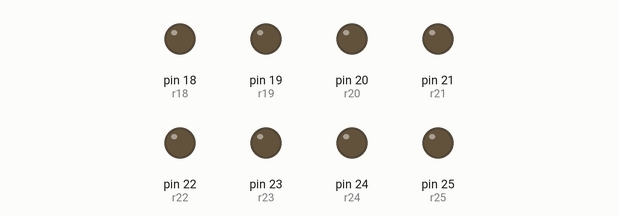
Simulated run of this sketch. Board: Arduino Mega 2560, built with avr-gcc and run on an emulated ATmega2560. Shown: output pins drawn as LEDs (lit = HIGH).

Above: at 0.5 s.
At 3.5 s:
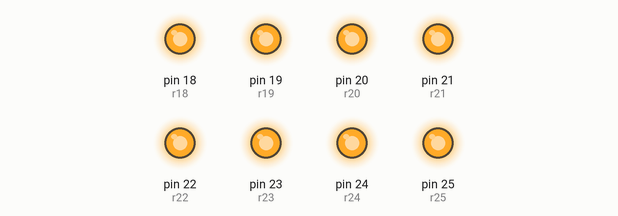
Timing chart, 0 to 4.6 s (numbered marks = the images above):
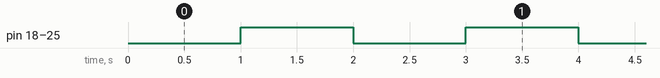

Measured:
- by itself, pin 18 (r18), pin 19 (r19), pin 20 (r20), pin 21 (r21), pin 22 (r22), pin 23 (r23), pin 24 (r24), pin 25 (r25): alternates HIGH for 1.0 s and LOW for 1.0 s

The sketch:

RelayControllerRHL.ino
```cpp
int r18 = 18;
int r19 = 19;
int r20 = 20;
int r21 = 21;
int r22 = 22;
int r23 = 23;
int r24 = 24;
int r25 = 25;

void setup() {
  // put your setup code here, to run once:
  pinMode(r18, OUTPUT);
  pinMode(r19, OUTPUT);
  pinMode(r20, OUTPUT);
  pinMode(r21, OUTPUT);
  pinMode(r22, OUTPUT);
  pinMode(r23, OUTPUT);
  pinMode(r24, OUTPUT);
  pinMode(r25, OUTPUT);
}

void loop() {
  // put your main code here, to run repeatedly:
  digitalWrite(r18, LOW);
  digitalWrite(r19, LOW);
  digitalWrite(r20, LOW);
  digitalWrite(r21, LOW);
  digitalWrite(r22, LOW);
  digitalWrite(r23, LOW);
  digitalWrite(r24, LOW);
  digitalWrite(r25, LOW);

  delay(1000);

  digitalWrite(r18, HIGH);
  digitalWrite(r19, HIGH);
  digitalWrite(r20, HIGH);
  digitalWrite(r21, HIGH);
  digitalWrite(r22, HIGH);
  digitalWrite(r23, HIGH);
  digitalWrite(r24, HIGH);
  digitalWrite(r25, HIGH);

  delay(1000);
}
```
